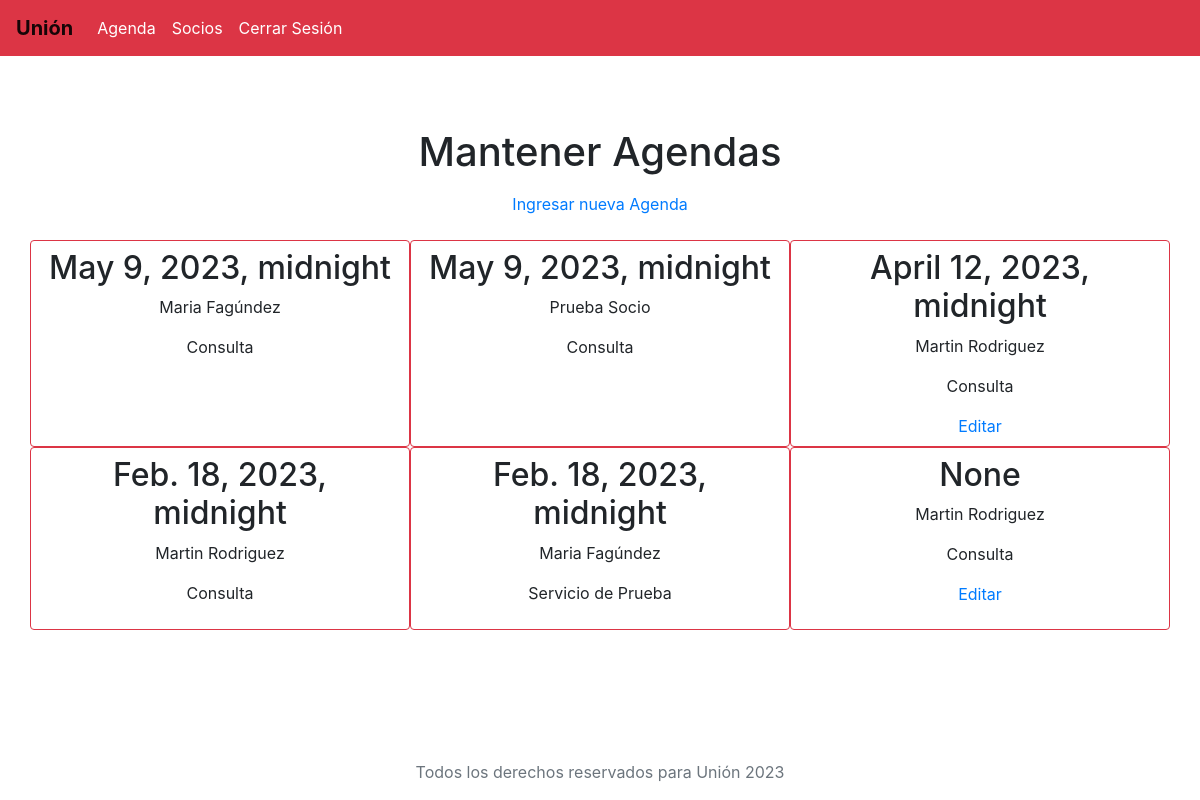
Screenshot of /manteneragendas/ (signed in) with the database file from the repository.
### base/models.py (models this page shows, shortened)
class Agenda(models.Model):
    fecha = models.DateTimeField(null=True, default=None)
    socio = models.ForeignKey(Socio, on_delete=models.CASCADE)
    servicio = models.ForeignKey(Servicio, on_delete=models.CASCADE)
    empleado = models.ForeignKey(Empleado, on_delete=models.CASCADE)
    local = models.ForeignKey(Local, on_delete=models.CASCADE)
    user = models.ForeignKey(User, null=True, on_delete=models.SET_NULL)

class Socio(models.Model):
    nombre = models.CharField(max_length=30)
    apellido = models.CharField(max_length=30)
    telefono = models.IntegerField(null=True, default=None)
    email = models.EmailField()
    def __str__(self):
        return self.nombre + ' ' + self.apellido

class Servicio(models.Model):
    nombre = models.CharField(max_length=30)
    descripcion = models.TextField()
    def __str__(self):
        return self.nombre

### base/views.py (the view)
# urls.py: path('manteneragendas/', views.manteneragendas),
def manteneragendas(request):
    agendas = Agenda.objects.order_by('-fecha')
    return render(request, 'manteneragendas.html', {'agendas': agendas})

### templates/manteneragendas.html
{% extends 'layouts/main.html' %}
{% block content %}
    <h1 class="text-center pb-2"> Mantener Agendas </h1>
    <div class="row pb-4 text-center">
        <div class="col-12">
            <a href="/agenda/">Ingresar nueva Agenda</a>
        </div>
    </div>
    <div class="row text-center">
        {% for p in agendas %}
            <div class="col-4 py-2 border border-danger rounded">
                <h2>{{p.fecha}}</h2>
                <p>{{p.socio}}</p>
                <p>{{p.servicio}}</p>
                {% if request.user.is_authenticated and request.user == p.user %}
                    <a href="/agenda/{{p.id}}">Editar</a>
                {% endif %}
            </div>
        {% endfor %}
    </div>
{% endblock %}

### rows the page displays
Agenda: fecha "May 9, 2023, midnight", socio "Maria Fagúndez", servicio "Consulta"
Agenda: fecha "May 9, 2023, midnight", socio "Prueba Socio", servicio "Consulta"
Agenda: fecha "April 12, 2023, midnight", socio "Martin Rodriguez", servicio "Consulta"
Agenda: fecha "Feb. 18, 2023, midnight", socio "Martin Rodriguez", servicio "Consulta"
Agenda: fecha "Feb. 18, 2023, midnight", socio "Maria Fagúndez", servicio "Servicio de Prueba"
Agenda: fecha "None", socio "Martin Rodriguez", servicio "Consulta"
